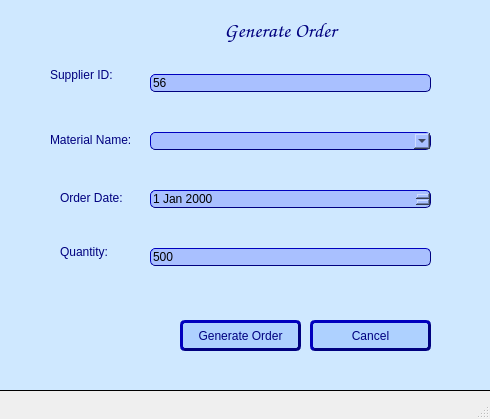
<?xml version="1.0" encoding="UTF-8"?>
<ui version="4.0">
 <class>MainWindow</class>
 <widget class="QMainWindow" name="MainWindow">
  <property name="geometry">
   <rect>
    <x>0</x>
    <y>0</y>
    <width>490</width>
    <height>419</height>
   </rect>
  </property>
  <property name="windowTitle">
   <string>MainWindow</string>
  </property>
  <widget class="QWidget" name="centralwidget">
   <widget class="QWidget" name="layoutWidget">
    <property name="geometry">
     <rect>
      <x>150</x>
      <y>40</y>
      <width>281</width>
      <height>261</height>
     </rect>
    </property>
    <layout class="QVBoxLayout" name="verticalLayout">
     <item>
      <widget class="QLineEdit" name="supplier_id">
       <property name="styleSheet">
        <string notr="true">background-color: rgb(169, 192, 255);
border-style: outset;
border-width: 1px;
border-radius: 5px;
border-color: #00007f;</string>
       </property>
       <property name="text">
        <string>56</string>
       </property>
      </widget>
     </item>
     <item>
      <widget class="QComboBox" name="material_name">
       <property name="styleSheet">
        <string notr="true">background-color: rgb(169, 192, 255);
border-style: outset;
border-width: 1px;
border-radius: 5px;
border-color: #00007f;
</string>
       </property>
      </widget>
     </item>
     <item>
      <widget class="QDateEdit" name="order_date">
       <property name="styleSheet">
        <string notr="true">background-color: rgb(169, 192, 255);
border-style: outset;
border-width: 1px;
border-radius: 5px;
border-color: #00007f;</string>
       </property>
      </widget>
     </item>
     <item>
      <widget class="QLineEdit" name="quantity">
       <property name="styleSheet">
        <string notr="true">background-color: rgb(169, 192, 255);
border-style: outset;
border-width: 1px;
border-radius: 5px;
border-color: #00007f;</string>
       </property>
       <property name="text">
        <string>500</string>
       </property>
      </widget>
     </item>
    </layout>
   </widget>
   <widget class="QPushButton" name="cancel">
    <property name="geometry">
     <rect>
      <x>310</x>
      <y>320</y>
      <width>121</width>
      <height>31</height>
     </rect>
    </property>
    <property name="styleSheet">
     <string notr="true">background-color: rgb(174, 209, 255);
font: 10pt &quot;Comic Sans MS&quot;;
color: #00007f;
border-style: outset;
border-width: 3px;
border-radius: 5px;
border-color: #00007f;
</string>
    </property>
    <property name="text">
     <string>Cancel</string>
    </property>
   </widget>
   <widget class="QPushButton" name="generate_order">
    <property name="geometry">
     <rect>
      <x>180</x>
      <y>320</y>
      <width>121</width>
      <height>31</height>
     </rect>
    </property>
    <property name="styleSheet">
     <string notr="true">background-color: rgb(174, 209, 255);
font: 10pt &quot;Comic Sans MS&quot;;
color: #00007f;
border-style: outset;
border-width: 3px;
border-radius: 5px;
border-color: #00007f;
</string>
    </property>
    <property name="text">
     <string>Generate Order</string>
    </property>
   </widget>
   <widget class="QLabel" name="label_4">
    <property name="geometry">
     <rect>
      <x>-10</x>
      <y>-10</y>
      <width>721</width>
      <height>401</height>
     </rect>
    </property>
    <property name="autoFillBackground">
     <bool>false</bool>
    </property>
    <property name="styleSheet">
     <string notr="true">

background-color: rgb(207, 232, 255);
</string>
    </property>
    <property name="frameShape">
     <enum>QFrame::Panel</enum>
    </property>
    <property name="text">
     <string/>
    </property>
   </widget>
   <widget class="QLabel" name="label_12">
    <property name="geometry">
     <rect>
      <x>180</x>
      <y>10</y>
      <width>201</width>
      <height>41</height>
     </rect>
    </property>
    <property name="font">
     <font>
      <family>Comic Sans MS</family>
      <pointsize>16</pointsize>
     </font>
    </property>
    <property name="styleSheet">
     <string notr="true"/>
    </property>
    <property name="text">
     <string>&lt;html&gt;&lt;head/&gt;&lt;body&gt;&lt;p&gt;&lt;span style=&quot; color:#00007f;&quot;&gt;Generate Order&lt;/span&gt;&lt;/p&gt;&lt;/body&gt;&lt;/html&gt;</string>
    </property>
    <property name="alignment">
     <set>Qt::AlignCenter</set>
    </property>
   </widget>
   <widget class="QLabel" name="label_3">
    <property name="geometry">
     <rect>
      <x>60</x>
      <y>230</y>
      <width>90</width>
      <height>45</height>
     </rect>
    </property>
    <property name="styleSheet">
     <string notr="true">font: 10pt &quot;Comic Sans MS&quot;;
font-color: rgb(0, 0, 127);</string>
    </property>
    <property name="text">
     <string>&lt;html&gt;&lt;head/&gt;&lt;body&gt;&lt;p&gt;&lt;span style=&quot; color:#00007f;&quot;&gt;Quantity:&lt;/span&gt;&lt;/p&gt;&lt;/body&gt;&lt;/html&gt;</string>
    </property>
   </widget>
   <widget class="QLabel" name="label_7">
    <property name="geometry">
     <rect>
      <x>60</x>
      <y>170</y>
      <width>90</width>
      <height>57</height>
     </rect>
    </property>
    <property name="styleSheet">
     <string notr="true">font: 10pt &quot;Comic Sans MS&quot;;
font-color: rgb(0, 0, 127);</string>
    </property>
    <property name="text">
     <string>&lt;html&gt;&lt;head/&gt;&lt;body&gt;&lt;p&gt;&lt;span style=&quot; color:#00007f;&quot;&gt;Order Date:&lt;/span&gt;&lt;/p&gt;&lt;/body&gt;&lt;/html&gt;</string>
    </property>
   </widget>
   <widget class="QLabel" name="label_2">
    <property name="geometry">
     <rect>
      <x>50</x>
      <y>100</y>
      <width>90</width>
      <height>81</height>
     </rect>
    </property>
    <property name="styleSheet">
     <string notr="true">font: 10pt &quot;Comic Sans MS&quot;;
font-color: rgb(0, 0, 127);</string>
    </property>
    <property name="text">
     <string>&lt;html&gt;&lt;head/&gt;&lt;body&gt;&lt;p&gt;&lt;span style=&quot; color:#00007f;&quot;&gt;Material Name:&lt;/span&gt;&lt;/p&gt;&lt;/body&gt;&lt;/html&gt;</string>
    </property>
   </widget>
   <widget class="QLabel" name="label">
    <property name="geometry">
     <rect>
      <x>50</x>
      <y>50</y>
      <width>90</width>
      <height>51</height>
     </rect>
    </property>
    <property name="styleSheet">
     <string notr="true">font: 10pt &quot;Comic Sans MS&quot;;
font-color: rgb(0, 0, 127);</string>
    </property>
    <property name="text">
     <string>&lt;html&gt;&lt;head/&gt;&lt;body&gt;&lt;p&gt;&lt;span style=&quot; color:#00007f;&quot;&gt;Supplier ID:&lt;/span&gt;&lt;/p&gt;&lt;/body&gt;&lt;/html&gt;</string>
    </property>
   </widget>
   <zorder>label_4</zorder>
   <zorder>layoutWidget</zorder>
   <zorder>cancel</zorder>
   <zorder>generate_order</zorder>
   <zorder>label_12</zorder>
   <zorder>label_3</zorder>
   <zorder>label_7</zorder>
   <zorder>label_2</zorder>
   <zorder>label</zorder>
  </widget>
  <widget class="QMenuBar" name="menubar">
   <property name="geometry">
    <rect>
     <x>0</x>
     <y>0</y>
     <width>490</width>
     <height>26</height>
    </rect>
   </property>
  </widget>
  <widget class="QStatusBar" name="statusbar"/>
 </widget>
 <resources/>
 <connections/>
</ui>
